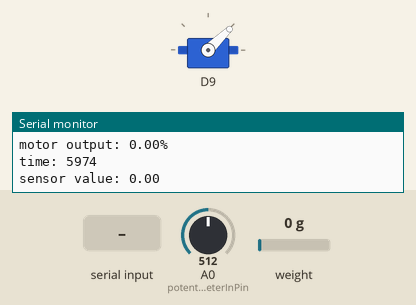
The program below on a simulated Seeed XIAO (SAMD21). Shown: servo, the last lines printed to the serial monitor. Inputs (shaded band) come from the test bench; at power-on: weight on the scale 0 g, A0 (potentiometerInPin) = 512 (analog values on the 0–1023 scale).

Above: at 6.0 s.
6.1 s: "s" received over Serial
At 6.9 s:
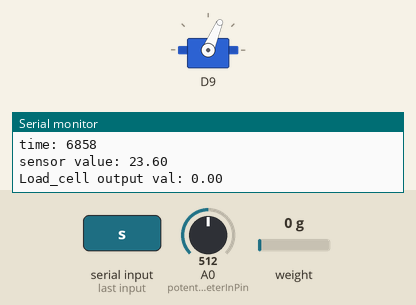
At 7.53 s:
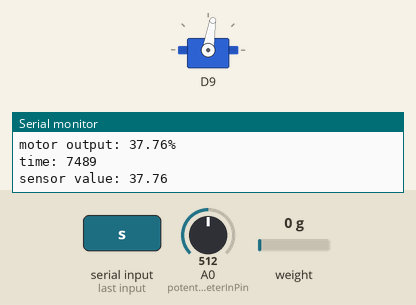
9.1 s: weight on the scale set to 1250 g
10.7 s: weight on the scale set to 100 g
At 11.12 s:
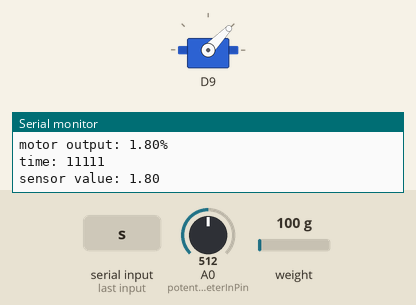
13.7 s: A0 (potentiometerInPin) set to 900
16.7 s: A0 (potentiometerInPin) set to 716
19.7 s: weight on the scale set to 2500 g
At 20.7 s:
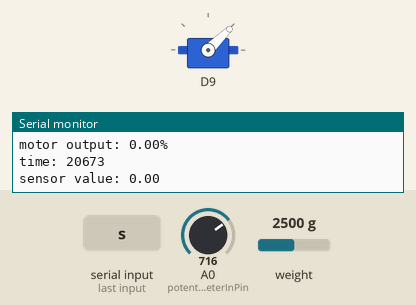
Timing chart, 0 to 22.2 s (numbered marks = the images above; inputs shaded):
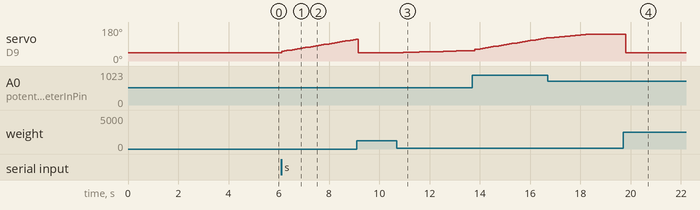

The program:

main.cpp
```cpp
#include <Arduino.h>
#include <HX711_ADC.h>
#include <PID_v1.h>
#include <Servo.h>
#include <loadcell.h>
#include <motor.h>
#include <utils.h>
#include <ACS712.h>

int sensorValue = 0;  // value read from the potentialmeter

// These constants won't change. They're used to give names to the pins used:
const int potentiometerInPin = A0;  // Analog input pin that the potentiometer is attached to

static double maxSetpoint = 250; //max Setpoint for potentialmeter

// motor class
// doesnt matter that it says servo
Servo motor;

// HX711 constructor:
HX711_ADC LoadCell(HX711_dout, HX711_sck);

// Define Variables we'll be connecting to
double Setpoint, Input, Output;

// static variable that tells if the motor is allowed to run
// send 's' in the serial monitor console or s while graph is focused to start/stop the motor
// set to false to stop the motor on startup
static bool startMotor = false;

// Specify the links and initial tuning parameters

// intput, output, setpoint, Kp, Ki, Kd, Proportional on Measurement/Error, Direct/Reversed output (+input->+output or +input->-output)
// BIG BIG ASS PROPELLER
PID myPID(&Input, &Output, &Setpoint, 0.4, 2, 0.0, P_ON_E, DIRECT);  //P_ON_M specifies that Proportional on Measurement be used

// SMALL PROPELLER
// PID myPID(&Input, &Output, &Setpoint, 4.0, 16.0, 0.0, P_ON_E, DIRECT);  // P_ON_M specifies that Proportional on Measurement be used
                                                                        // P_ON_E (Proportional on Error) is the default behavior
//          (P term)    (I term)         (D term)
// output = error*Kp + sum(error)*Ki + derror/dt*Kd
// error = Setpoint - Input
// NOTE: Kd might have a negative term actually, since it is usually used to prevent systems from overshooting.
// basically, Kp tries to fix the error immediately, Ki tries to fix the error over time, and Kd 'predicts' the current 'error fixing rate' and prevents overshooting
// lets say we have a curved up input resulted from our motor spinning faster and faster:
// - error is getting smaller, so our P term also gets smaller.
// - our I term (at this very instance) is also getting smaller, but since it take the sum of ALL errors, it remembers Ki*pastError as pastKiSum and is now adding Ki*error to it. (this also accounts for the drop from the P term as P gets smaller, but we can simplify)
// - our D term looks at the trendline of our input growth, let it be say y = 3x + 5. it calculates the slope (3 in this case) and multiplies it with Kd and adds it to the output. this means that if we're going fast -> slope is high -> more slowdown and vice versa.

// imagine our PID terms looking like this, each dashed line means one unit of output, and we need 10 dashes to reach our Setpoint
//    (P Term)     (I Term)     (D Term)
//  [          ] [          ] [           ] at the start, none of the terms are active, and we have an error E = 10 dashed lines. (ignoring D part, explaination later)
//  [//////    ] [/         ] [           ] after computing, our P term shoots up immediately (Kd*(10 dashed lines) = 7 lines), our I term also shoots up similarly (Ki*(10 dashed lines) = 1 line). this Output is then sent to the motor.
//  [/////     ] [//        ] [           ] the motor spins resulting in less error, so our P term goes down (Kd*(3 lines)). the I term remains and also adds in the current error (1 line + Ki*(3 lines)).
//  [///       ] [//////    ] [           ] the same thing occures: P term goes down, I term remains but adds in even more error (pastKiSum + Ki * missing lines).
//  [//        ] [////////  ] [           ] (you get the point). You may be wondering, "why is the P term removing itself? why is I taking over?" this is totally normal for our propeller system. another example will shed light into this.
//  [          ] [//////////] [           ] this is it. its done. we've drove Input to reach the required Setpoint. the error is now 0 so our P term is no longer affecting Output. The I term also no longer gets added with more stuff (pastKiSum + Ki * 0 lines)

//"WHY IS IT NOT OVERSHOOTING" you may ask, and this is why:
// as the I term grows, the past Ki terms does not move our Input at all. it merely keeps our input to stay in place, while the new error*Ki terms makes the error smaller.
// imagine if we stop computing for new PID values altoghether, and the P, I, D terms stays. what happens to the motor output and input? does the input stay still? does it move?
// the answer is that the input does not move at all. telling the motor to spin at 50% of its power for 2 days does not generate more lift than telling it to spin for 2 seconds. telling it to spin faster does.
// this might be confusing, but imagine a PID system to drive a car. telling the car to move 50km/h for 2 days definitely moves us closer to the setpoint (distance), so we only need the Proportinal term to drive our car.
// however, in the case of our propeller, we need the intergral part to keep adding to our output

// for negative values (or when the setpoint is lower than the input), the opposite occures. it doesnt matter if the P I or D term is not zero, the system would just drive it back to what the setpoint is at.

void setup() {

    // initialize serial communications at 9600 bps:
    Serial.begin(9600);
    // wait for serial communication is ready
    // this requires serial communication to be open for the program to run
    while (!Serial);

    // start calibration procedure
    setupMotor(motor);
    loadcell_setup(LoadCell);

    // set PID mode to automatic
    // we can set this back to manual to allow
    myPID.SetMode(AUTOMATIC);
    // set the output of our PID to match with the range of our esc's output range
    // this range is calibrated during manual configuration (LOADCELL_CALIBRATED = 0)
    myPID.SetOutputLimits(MIN_SIGNAL, MAX_SIGNAL);

    analogReadResolution(12);

    // confirmation to run the motor if on either manual configuration
    if (!LOADCELL_CALIBRATED || !MOTOR_CALIBRATED) {
        Serial.println("press any key, or press \"START PROGRAM\" to run the motor");
        while (!readSerial());
    } else {
        // skip confirmation and run motor
        Serial.println("MOTOR WILL START AFTER 2 SECONDS");
        delay(2000);
    }
}

// time variable for serial update interval
static int tt = 0;

// last Input value i.e. loadcell reading
// since we're setting Input and Output as 0 when we're stopping the motor, we need a copy of the loadcell reading to write back to the serial communication
static double copyInput = 0;

const int serialPrintInterval = 40;  // increase value to slow down serial print activity

//*************************************************** LOOP FUNCTION ***************************************************
void loop() {
    // check for serial input
    // works with both serial communication from ide and matlab
    char inByte = readSerial();

    // turn off/on motor
    if (inByte == 's')
        startMotor = !startMotor;
    // tare the scale again
    else if (inByte == 't') {
        motor.writeMicroseconds(MIN_SIGNAL);
        delay(2000);

        LoadCell.tareNoDelay();  // tare (non blocking)

        tareDone = false;
    }

	readData(LoadCell, Input, copyInput);

    // read the analog in value for potentialmeter
    sensorValue = analogRead(potentiometerInPin);
    // map it to the range of the analog out
    // and set new setpoint for PID

    Setpoint = max(min(map(sensorValue, 200 , 4095, 0, maxSetpoint), maxSetpoint), 0);

    // update tare flag status
    if (LoadCell.getTareStatus()) {
        tareDone = true;
    }

    //  //print data to serial
    if (millis() > (unsigned int)tt + serialPrintInterval) {
        // uncomment to force positive data
        //  i = max(i, 0);
        Serial.printf("Load_cell output val: %.2f\n", copyInput);

        // print the results to the Serial Monitor:
        Serial.printf("setpoint: %.2f\n", Setpoint);

        Serial.printf("motor output: %.2f%%\n", (Output - 1000) / 10);
        Serial.printf("time: %d\n", millis());
        Serial.printf("sensor value: %.2f\n", sensorValue);
        Serial.printf("\r\n");

        tt = millis();
    }

    // only run the motor is tare operation is done and start motor is true
    if (!startMotor || !tareDone) {
        Input = 0;
        Output = MIN_SIGNAL;
        myPID.SetMode(MANUAL);
        motor.writeMicroseconds(1000);
    } else {
        myPID.SetMode(AUTOMATIC);
        myPID.Compute();
        motor.writeMicroseconds(Output);
    }

    // wait 10 milliseconds before the next loop for the analog-to-digital
    // converter to settle after the last reading:
    // we dont actually need this if we have intervals for every single operation
    // its just good practice and to make sure we dont overload the serial communication
    delay(10);
}
```

Measured:
- after the input at 6.1 s, servo on D9: moves from 44° to 115° over 2.9 s, starting at once
- after the input at 10.7 s, servo on D9: moves from 44° to 55° over 2.8 s, starting after 0.15 s
- after the input at 19.7 s, servo on D9: 141° → 44° after 0.10 s
